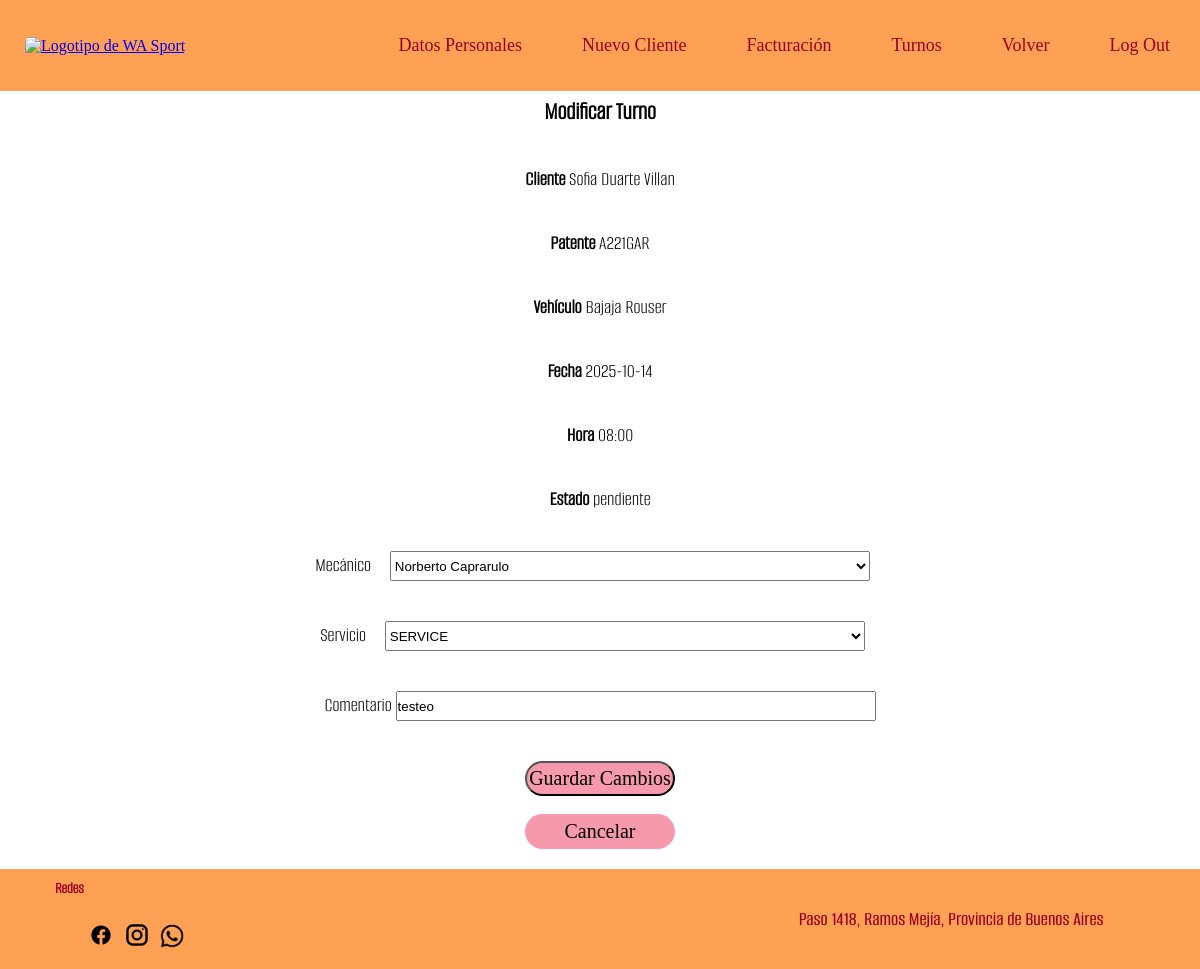
Page /modificar_turno.php?turno_id=54 (signed in) on the earlier database version.
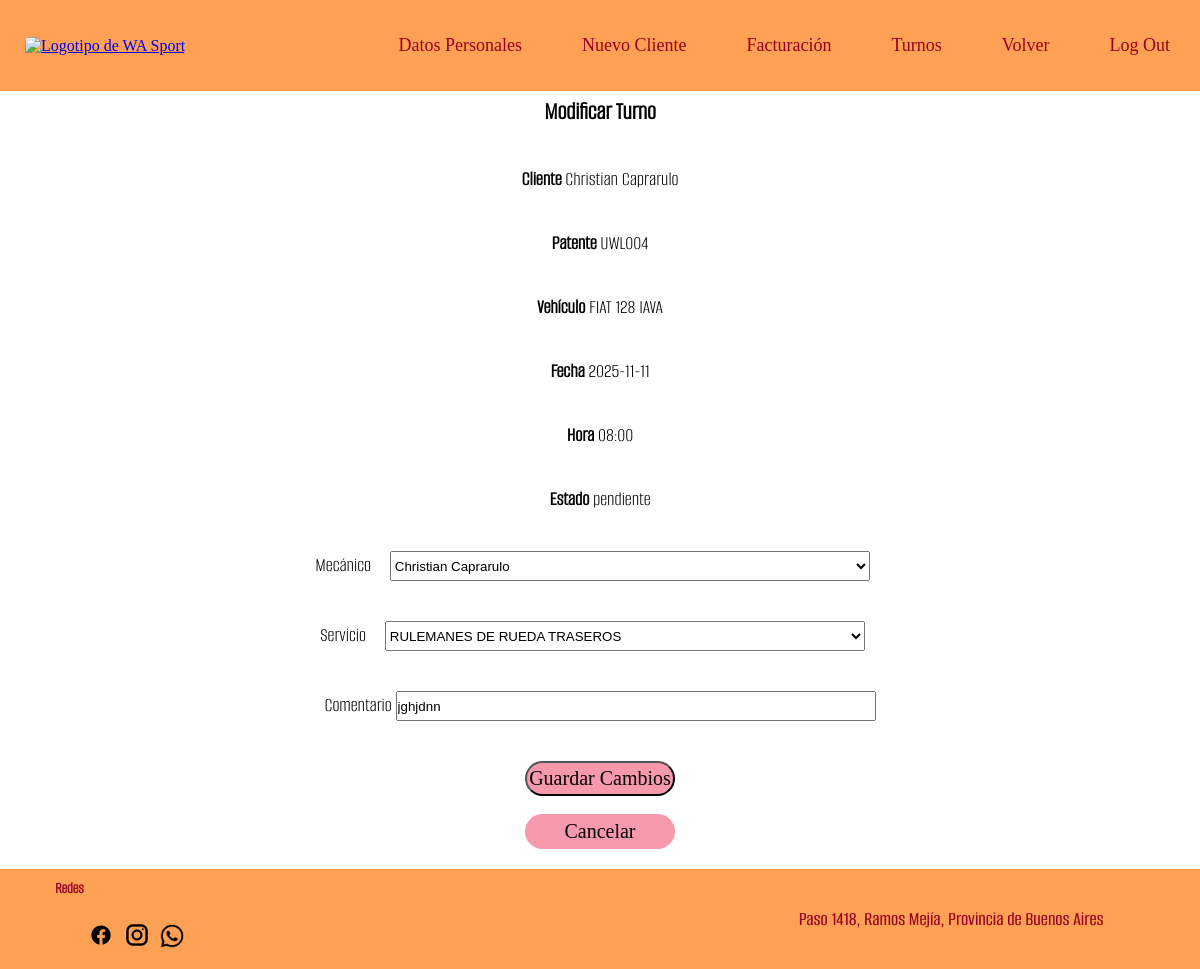
Same page on the later database version.
### tables this page shows
CREATE TABLE `turnos` (
  `turno_id` int(11) NOT NULL,
  `turno_fecha` date NOT NULL,
  `turno_hora` time NOT NULL,
  `cliente_DNI` char(8) DEFAULT NULL,
  `vehiculo_patente` varchar(10) DEFAULT NULL,
  `mecanico_dni` char(8) DEFAULT NULL,
  `turno_estado` enum('pendiente','finalizado') DEFAULT 'pendiente',
  `turno_comentario` text DEFAULT NULL
);

CREATE TABLE `clientes` (
  `cliente_DNI` varchar(10) NOT NULL,
  `cliente_contrasena` varchar(255) NOT NULL,
  `cliente_nombre` varchar(50) NOT NULL,
  `cliente_direccion` varchar(50) DEFAULT NULL,
  `cliente_localidad` varchar(15) DEFAULT NULL,
  `cliente_telefono` varchar(15) DEFAULT NULL,
  `cliente_email` varchar(255) NOT NULL,
  `token_recuperacion` varchar(255) DEFAULT NULL
);

CREATE TABLE `vehiculos` (
  `vehiculo_patente` varchar(10) NOT NULL,
  `cliente_DNI` varchar(10) NOT NULL,
  `vehiculo_marca` varchar(10) NOT NULL,
  `vehiculo_modelo` varchar(10) NOT NULL,
  `vehiculo_anio` varchar(4) DEFAULT NULL,
  `vehiculo_color` varchar(10) DEFAULT NULL,
  `vehiculo_motor` varchar(10) DEFAULT NULL
);

CREATE TABLE `orden_trabajo` (
  `orden_numero` int(11) NOT NULL,
  `servicio_codigo` varchar(5) NOT NULL,
  `complejidad` int(11) NOT NULL,
  `costo_ajustado` decimal(8,2) DEFAULT NULL,
  `orden_kilometros` int(10) UNSIGNED NOT NULL,
  `orden_comentario` varchar(255) NOT NULL,
  `orden_estado` tinyint(1) NOT NULL,
  `mecanico_DNI` varchar(15) DEFAULT NULL,
  `turno_id` int(11) DEFAULT NULL,
  `factura_id` int(11) DEFAULT NULL
);

CREATE TABLE `empleados` (
  `empleado_DNI` varchar(10) NOT NULL,
  `empleado_contrasena` varchar(255) NOT NULL,
  `empleado_nombre` varchar(50) NOT NULL,
  `empleado_roll` varchar(255) NOT NULL,
  `empleado_email` text NOT NULL,
  `token_recuperacion` varchar(255) DEFAULT NULL,
  `empleado_direccion` varchar(50) DEFAULT NULL,
  `empleado_localidad` varchar(15) DEFAULT NULL,
  `empleado_telefono` varchar(15) DEFAULT NULL,
  `empleado_habilitado` tinyint(1) NOT NULL DEFAULT 1,
  `empleado_estado` enum('disponible','no_disponible','licencia','baja') NOT NULL DEFAULT 'disponible',
  `licencia_desde` date DEFAULT NULL,
  `licencia_hasta` date DEFAULT NULL
);

CREATE TABLE `servicios` (
  `servicio_codigo` varchar(5) NOT NULL,
  `servicio_nombre` varchar(35) NOT NULL,
  `servicio_descripcion` varchar(100) NOT NULL,
  `servicio_costo` decimal(8,2) NOT NULL,
  `servicio_disponible` tinyint(1) NOT NULL DEFAULT 1
);

### modificar_turno.php (the view, shortened to what this page needs)
<?php
include 'conexion_base.php';
$turno_id = $_POST['turno_id'] ?? $_GET['turno_id'] ?? null;
try {
    $stmt = $conexion->prepare("SELECT t.*,
                                       ot.servicio_codigo, ot.mecanico_DNI AS mecanico_DNI_OT,
                                       c.cliente_nombre, v.vehiculo_patente, v.vehiculo_marca, v.vehiculo_modelo,
                                       s.servicio_nombre
                                FROM turnos t
                                LEFT JOIN orden_trabajo ot ON t.turno_id = ot.turno_id
                                LEFT JOIN clientes c ON t.cliente_DNI = c.cliente_DNI
                                LEFT JOIN vehiculos v ON t.vehiculo_patente = v.vehiculo_patente
                                LEFT JOIN servicios s ON ot.servicio_codigo = s.servicio_codigo
                                WHERE t.turno_id = ?");
    $stmt->execute([$turno_id]);
    $turno = $stmt->fetch(PDO::FETCH_ASSOC);
    $stmt = $conexion->prepare("SELECT empleado_DNI, empleado_nombre FROM empleados WHERE empleado_roll = 'mecanico'");
    $stmt->execute();
    $mecanicos = $stmt->fetchAll(PDO::FETCH_ASSOC);
    $stmt = $conexion->prepare("SELECT servicio_codigo, servicio_nombre FROM servicios");
    $stmt->execute();
    $servicios = $stmt->fetchAll(PDO::FETCH_ASSOC);
} catch (PDOException $e) {
    die("Error: " . $e->getMessage());
}
?>
<!DOCTYPE html>
<html lang="es">
<head>
    <link rel="stylesheet" href="estilopagina.css">
</head>
<body>
<?php include("nav_rec.php"); ?>
<section class="turno_mod">
    <h1>Modificar Turno</h1>
    <form method="post">
        <div class="turno_mod-tit"><strong>Cliente</strong> <?= htmlspecialchars($turno['cliente_nombre']) ?></div>
        <div class="turno_mod-tit"><strong>Patente</strong> <?= htmlspecialchars($turno['vehiculo_patente']) ?></div>
        <div class="turno_mod-tit"><strong>Vehículo</strong> <?= htmlspecialchars($turno['vehiculo_marca'] . ' ' . $turno['vehiculo_modelo']) ?></div>
        <div class="turno_mod-tit"><strong>Fecha</strong> <?= htmlspecialchars($turno['turno_fecha']) ?></div>
        <div class="turno_mod-tit"><strong>Hora</strong> <?= substr($turno['turno_hora'], 0, 5) ?></div>
        <div class="turno_mod-tit"><strong>Estado</strong> <?= htmlspecialchars($turno['turno_estado']) ?></div>
        <div class="turno_mod-tit">
            <label for="mecanico_DNI">Mecánico</label>
            <select class="turno_mod-sel" name="mecanico_DNI" id="mecanico_DNI" required>
                <?php foreach ($mecanicos as $mec): ?>
                    <option value="<?= $mec['empleado_DNI'] ?>" <?= ($mec['empleado_DNI'] == $turno['mecanico_DNI_OT']) ? 'selected' : '' ?>>
                        <?= $mec['empleado_nombre'] ?>
                    </option>
                <?php endforeach; ?>
            </select>
        </div>
        <div class="turno_mod-tit">
            <label for="servicio_codigo">Servicio</label>
            <select class="turno_mod-sel" name="servicio_codigo" id="servicio_codigo" required>
                <?php foreach ($servicios as $serv): ?>
                    <option value="<?= $serv['servicio_codigo'] ?>" <?= ($serv['servicio_codigo'] == $turno['servicio_codigo']) ? 'selected' : '' ?>>
                        <?= $serv['servicio_nombre'] ?>
                    </option>
                <?php endforeach; ?>
            </select>
        </div>
        <div class="turno_mod-tit">
            <label for="turno_comentario">Comentario </label>
            <input type="text" name="turno_comentario" id="turno_comentario" value="<?= htmlspecialchars($turno['turno_comentario']) ?>">
        </div>
        <div class="turno_mod-bot">
            <button type="submit" name="guardar">Guardar Cambios</button>
            <br>
            <a href="turnos.php" >Cancelar</a>
        </div>
    </form>
</section>
<?php include("piedepagina.php"); ?>
</body>
</html>

Differences in the rows shown:
removed orden_trabajo: mecanico_DNI "Norberto Caprarulo", servicio_codigo "SERVICE"
changed turnos "pendiente": clientes.cliente_nombre "Sofia Duarte Villan" → "Christian Caprarulo"; vehiculo_patente.vehiculo_patente "A221GAR" → "UWL004"; vehiculo_patente.vehiculo_modelo "Bajaja Rouser" → "FIAT 128 IAVA"; turno_fecha "2025-10-14" → "2025-11-11"; turno_comentario "testeo" → "jghjdnn"
added orden_trabajo: mecanico_DNI "Christian Caprarulo", servicio_codigo "RULEMANES DE RUEDA TRASEROS"
